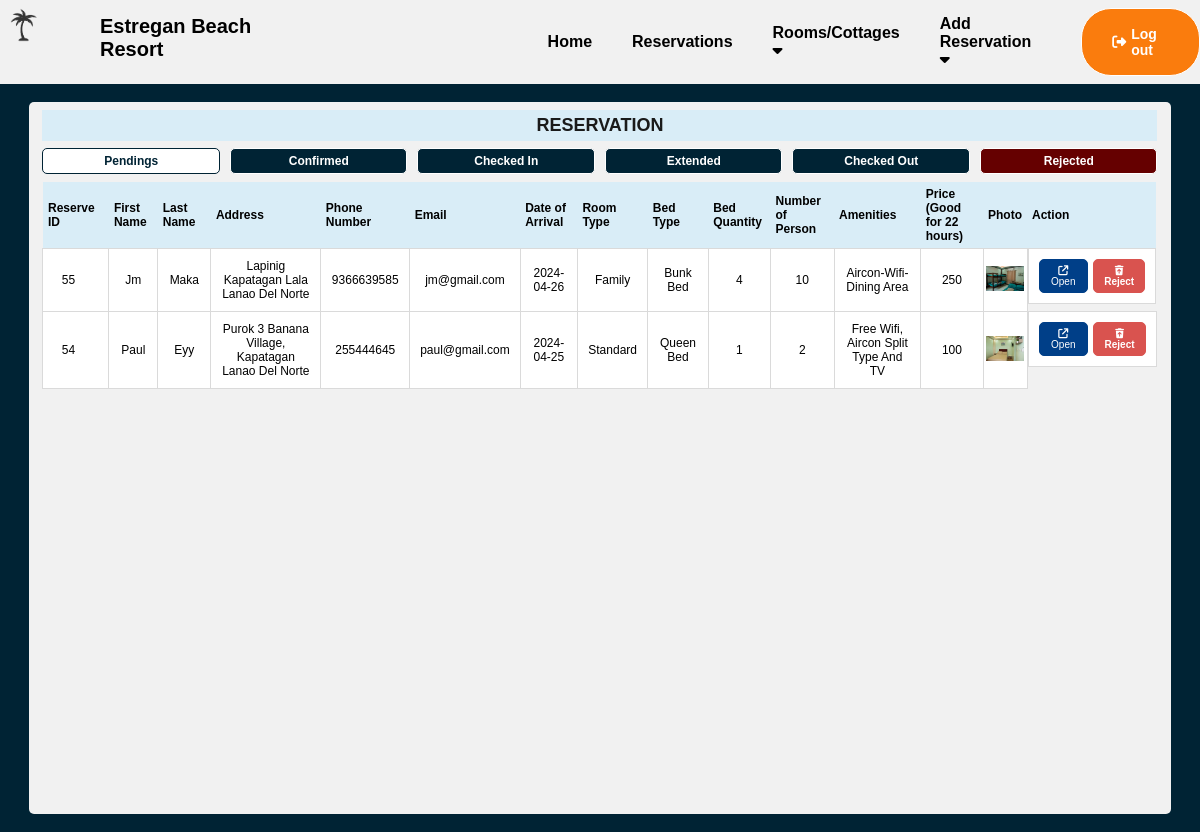
The app's page /admin/reservation.php (signed in), older data.
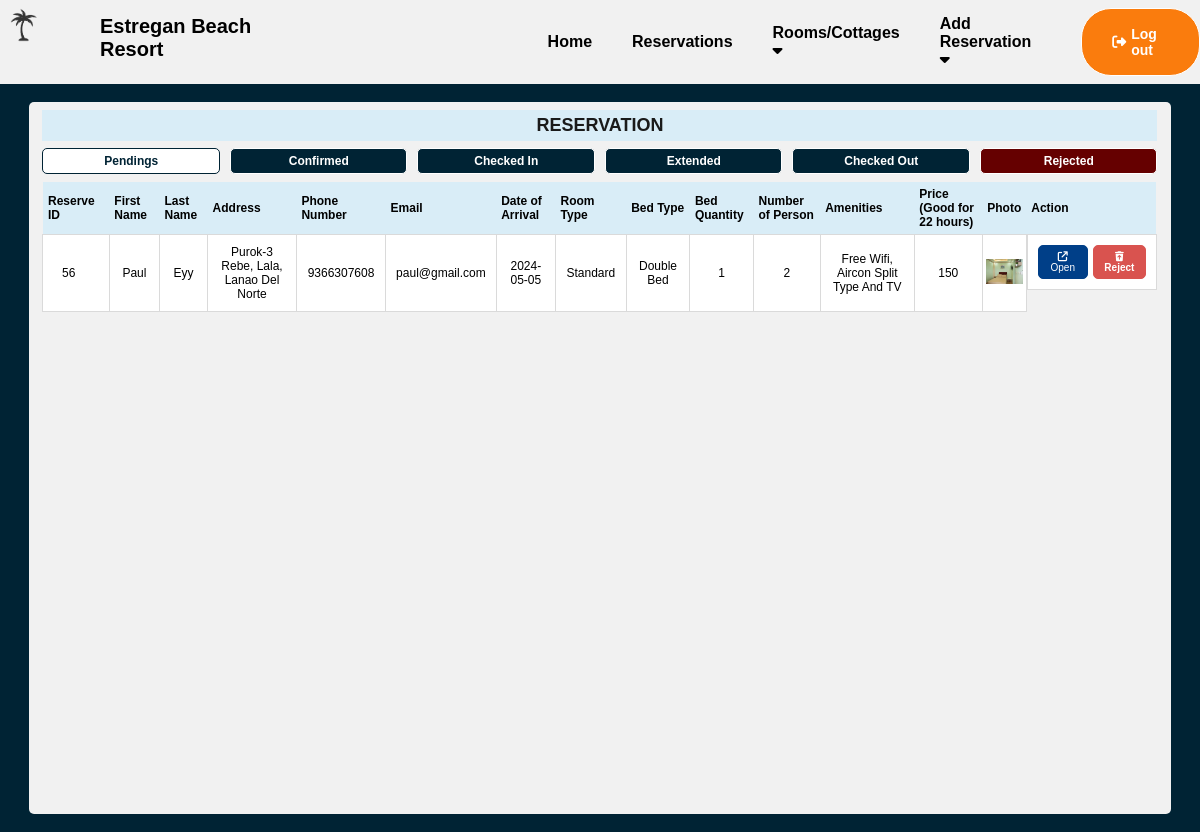
The same page, newer data.
### tables this page shows
CREATE TABLE `reserve_room_tbl` (
  `reserve_id` int(11) NOT NULL,
  `status` varchar(255) NOT NULL,
  `fname` varchar(255) NOT NULL,
  `mname` varchar(255) NOT NULL,
  `lname` varchar(255) NOT NULL,
  `address` varchar(255) NOT NULL,
  `phone_number` bigint(255) NOT NULL,
  `email` varchar(255) NOT NULL,
  `date_of_arrival` text NOT NULL,
  `time_of_arrival` time NOT NULL,
  `room_number` bigint(255) NOT NULL,
  `room_type` varchar(255) NOT NULL,
  `bed_type` varchar(255) NOT NULL,
  `bed_quantity` int(50) NOT NULL,
  `number_of_person` int(255) NOT NULL,
  `amenities` varchar(255) NOT NULL,
  `rate_per_hour` bigint(255) NOT NULL,
  `special_request` varchar(255) NOT NULL,
  `photo` varchar(255) NOT NULL,
  `reservation_fee` bigint(255) NOT NULL,
  `extra_bed` int(255) NOT NULL,
  `extra_person` int(255) NOT NULL,
  `total_fee` bigint(255) NOT NULL,
  `extend_time` int(255) NOT NULL,
  `extend_price` bigint(255) NOT NULL,
  `additional_payment` bigint(255) NOT NULL,
  `time_out` time NOT NULL
);

### admin/reservation.php (the view, shortened to what this page needs)
<?php
include ('db_connect.php');
?>
<!DOCTYPE html>
<html lang="en">
<head>
    <link href="../fontawesome/css/fontawesome.css" rel="stylesheet" />
    <link href="../fontawesome/css/brands.css" rel="stylesheet" />
    <link href="../fontawesome/css/solid.css" rel="stylesheet" />
    <link rel="stylesheet" type="text/css" href="backbtn.css?v=<?php echo time(); ?>">
    <link rel="stylesheet" type="text/css" href="header.css?v=<?php echo time(); ?>">
    <link rel="stylesheet" type="text/css" href="reservation.css?v=<?php echo time(); ?>">
    <link rel="stylesheet" type="text/css" href="fullscreen.css?v=<?php echo time(); ?>">
</head>
<body>
    <div>
    <nav class="navbar">
      <img src="../system_images/Picture1.png" class="logo1">
      <a class="logoLabel">Estregan Beach Resort</a>
      <ul>
        <li><a href="#">Home</a></li>
        <li><a href="reservation.php">Reservations</a></li>
        <li class="dropdown">
          <a href="rooms.php" class="reservation">Rooms/Cottages <i class="fa-solid fa-caret-down"></i></a>
          <div class="dropdown-content">
        <li class="dropdown">
          <a href="add_room.php" class="reservation">Add Reservation <i class="fa-solid fa-caret-down"></i></a>
      </ul>
      <a class="logout-btn" id="logoutBtn"><i class="fa-solid fa-right-from-bracket"></i> Log out</a>
    </nav>
    </div>
    <div class="container">
        <div class="container2">
            <div class="header-label">
                <label for="">RESERVATION</label>
            </div>
            <div class="buttons-container">
                <button onclick="showTablePendings()" id="pending-btn" class="pending-btn">Pendings</button>
                <button onclick="showTableConfirmed()" id="confirmed-btn">Confirmed</button>
                <button onclick="showTableCheckedIn()" id="checkedIn-btn">Checked In</button>
                <button onclick="showTableExtended()" id="extended-btn">Extended</button>
                <button onclick="showTableCheckedOut()" id="checkedOut-btn">Checked Out</button>
                <button onclick="showTableRejected()" id="rejected-btn" class="rejected-btn">Rejected</button>
            </div>
            <form method="post" action="" class="table-container1" id="table-container1">
                <table>
                    <tr>
                        <th>Reserve ID</th>
                        <th>First Name</th>
                        <th>Last Name</th>
                        <th>Address</th>
                        <th>Phone Number</th>
                        <th>Email</th>
                        <th>Date of Arrival</th>
                        <th>Room Type</th>
                        <th>Bed Type</th>
                        <th>Bed Quantity</th>
                        <th>Number of Person</th>
                        <th>Amenities</th>
                        <th>Price (Good for 22 hours)</th>
                        <th>Photo</th>
                        <th>Action</th>
                    </tr>
                    <?php $fetchdata = "SELECT * FROM reserve_room_tbl WHERE status='pending' ORDER BY reserve_id DESC";
                    $result = mysqli_query($con, $fetchdata);
                    while ($row = mysqli_fetch_assoc($result)) {
                        $reserve_id = $row['reserve_id'];
                        $fname = $row['fname'];
                        $lname = $row['lname'];
                        $address = $row['address'];
                        $phone_number = $row['phone_number'];
                        $email = $row['email'];
                        $date_of_arrival = $row['date_of_arrival'];
                        $room_type = $row['room_type'];
                        $bed_type = $row['bed_type'];
                        $bed_quantity = $row['bed_quantity'];
                        $number_of_person = $row['number_of_person'];
                        $amenities = $row['amenities'];
                        $rate_per_hour = $row['rate_per_hour'];
                        $photo = $row['photo'];
                        ?>
                        <tr>
                            <td>
                                <input type="number" name="reserve_id" value="<?php echo $reserve_id ?>" readonly>
                            </td>
                            <td>
                                <?php echo $fname ?>
                            </td>
                            <td>
                                <?php echo $lname ?>
                            </td>
                            <td>
                                <?php echo $address ?>
                            </td>
                            <td>
                                <?php echo $phone_number ?>
                            </td>
                            <td class="email">
                                <?php echo $email ?>
                            </td>
                            <td>
                                <?php echo $date_of_arrival ?>
                            </td>
                            <td>
                                <?php echo $room_type ?>
                            </td>
                            <td>
                                <?php echo $bed_type ?>
                            </td>
                            <td>
                                <?php echo $bed_quantity ?>
                            </td>
                            <td>
                                <?php echo $number_of_person ?>
                            </td>
                            <td>
                                <?php echo $amenities ?>
                            </td>
                            <td>
                                <?php echo $rate_per_hour ?>
                            </td>
                            <td class="table-image-container"><img class="reservation-image" onclick="openFullScreen()"
                                    src="<?php echo $photo ?>"></td>
                            <td class="td2">
                                <a class="edit-btn" name="manage"
                                    href="confirmation.php?manage_id=<?php echo $reserve_id; ?>"><i
                                        class="fa-solid fa-arrow-up-right-from-square"></i> Open</a>
                                <button class="delete-btn" type="submit" name="reject"><i
                                        class="fa-solid fa-trash-arrow-up"></i> Reject</button>
                            </td>
                        </tr>
                    <?php } ?>
                </table>
            </form>
        </div>
    </div>
</body>
</html>

### admin/header.css (style rules this page uses)
* { margin: 0; font-family: 'Trebuchet MS', 'Lucida Sans Unicode', 'Lucida Grande', 'Lucida Sans', Arial, sans-serif; }
.navbar { display: flex; justify-content: center; background-color: #f1f1f1; box-shadow: 0 1px 3px; z-index: 3; }
.navbar ul { display: flex; list-style-type: none; margin: 0; padding: 0; }
nav ul li { display: flex; align-items: center; }
nav ul li a { display: block; padding: 10px; text-decoration: none; color: #000; }
.navbar li a { padding-left: 20px; padding-right: 20px; padding-top: 15px; padding-bottom: 15px; background-color: #f1f1f1; color: black; font-weight: bold; }
.navbar a { text-decoration: none; color: #333; padding-left: 50px; padding-right: 50px; color: black; }
.navbar img { height: 50px; width: 50px; }
.logoLabel { padding-top: 15px; font-weight: bold; font-size: 20px; margin-right: 200px; color: white; }
.navbar .logout-btn { font-size: 14px; padding: 7px; padding-left: 30px; padding-right: 30px; margin-top: 8px; margin-bottom: 8px; font-weight: bold; border-radius: 30px; margin-left: 30px; background-color: #FA7C0D; border: 1px solid white; color: white; cursor: pointer; display: flex; justify-content: center; align-items: center; gap: 5px; }
.dropdown-content { display: none; position: absolute; background-color: #fff; width: 14.5%; transition: 0.5s; }

### admin/reservation.css (style rules this page uses)
.container { height: 93.5vh; background-color: #002334; display: grid; grid-template-columns: .1fr 4fr .1fr; grid-template-rows: .1fr 4fr .1fr; }
.container2 { grid-column-start: 2; grid-column-end: 3; grid-row-start: 2; grid-row-end: 3; background-color: #f1f1f1; border-radius: 5px; display: grid; grid-template-columns: .05fr 4fr .05fr; grid-template-rows: .05fr .2fr .05fr .1fr .05fr 4fr .1fr; }
.header-label { grid-column-start: 2; grid-column-end: 3; grid-row-start: 2; grid-row-end: 3; background-color: #D9EDF7; display: flex; justify-content: center; align-items: center; padding: 5px; }
.header-label label { font-weight: bold; font-size: 18px; color: rgb(26, 26, 26); }
.table-container1 { grid-column-start: 2; grid-column-end: 3; grid-row-start: 6; grid-row-end: 7; max-height: 75vh; overflow-y: scroll; overflow-x: none; }
table { border-collapse: collapse; width: 100%; font-size: 12px; }
table th { text-align: start; height: 5px; padding: 5px; background-color: #D9EDF7; top: 0; position: -webkit-sticky; position: sticky; }
table td { text-align: center; padding: 10px; border: 1px solid #dadada; text-transform: capitalize; background-color: white; }
td input { border: none; width: 40px; text-align: center; font-size: 12px; }
.td2 { display: flex; gap: 5px; }
.edit-btn { background-color: #003f88; padding-left: 10px; padding-right: 10px; padding-top: 5px; padding-bottom: 5px; border-radius: 5px; border: 1px solid #003f88; font-size: 10px; color: white; text-decoration: none; }
.delete-btn { background-color: #D9534F; padding-left: 10px; padding-right: 10px; padding-top: 5px; padding-bottom: 5px; border-radius: 5px; border: 1px solid #D9534F; font-size: 10px; }
.delete-btn { color: white; text-decoration: none; font-weight: bold; }
.buttons-container { grid-column-start: 2; grid-column-end: 3; grid-row-start: 4; grid-row-end: 5; display: flex; gap: 10px; }
.buttons-container button { font-size: 12px; padding-top: 5px; padding-bottom: 5px; border-radius: 5px; border: 1px solid; font-weight: bold; width: 100%; background-color: #002334; color: white; }
.buttons-container .rejected-btn { background-color: #650000; color: white; }
.buttons-container .pending-btn { background-color: white; color: #002334; }
.email { text-transform: none; }
.table-image-container { padding: 0; margin: 0; overflow-y: scroll; }
.reservation-image { height: 25px; }

Row changes from the older to the newer data that the page shows:
no longer on this page (row edited): reserve_room_tbl: reserve_id "55", fname "Jm", lname "Maka", address "Lapinig Kapatagan Lala Lanao Del Norte", phone_number "9366639585", email "jm@gmail.com", date_of_arrival "2024-04-26", room_type "Family", bed_type "Bunk Bed", bed_quantity "4", number_of_person "10", amenities "Aircon-Wifi-Dining Area", rate_per_hour "250", photo (picture)
no longer on this page (row edited): reserve_room_tbl: reserve_id "54", fname "Paul", lname "Eyy", address "Purok 3 Banana Village, Kapatagan Lanao Del Norte", phone_number "255444645", email "paul@gmail.com", date_of_arrival "2024-04-25", room_type "Standard", bed_type "Queen Bed", bed_quantity "1", number_of_person "2", amenities "Free Wifi, Aircon Split Type And TV", rate_per_hour "100", photo (picture)
now on this page (row edited): reserve_room_tbl: reserve_id "56", fname "Paul", lname "Eyy", address "Purok-3 Rebe, Lala, Lanao Del Norte", phone_number "9366307608", email "paul@gmail.com", date_of_arrival "2024-05-05", room_type "Standard", bed_type "Double Bed", bed_quantity "1", number_of_person "2", amenities "Free Wifi, Aircon Split Type And TV", rate_per_hour "150", photo (picture)
